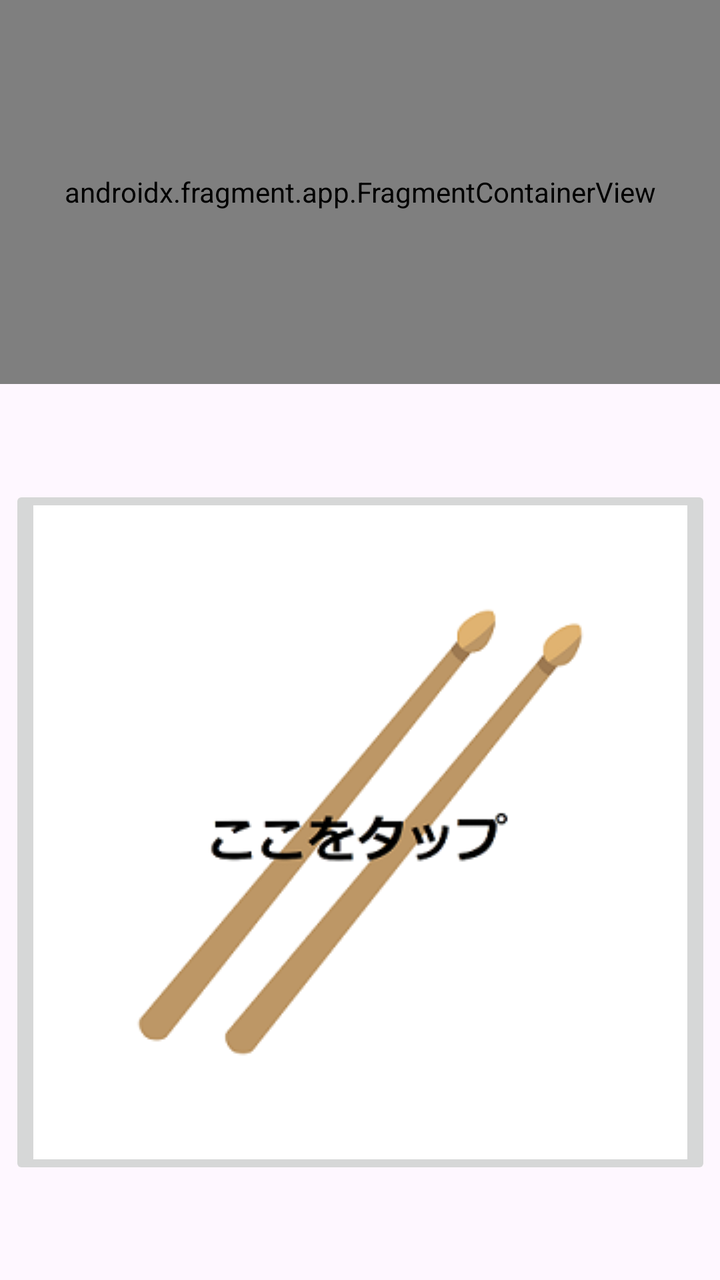
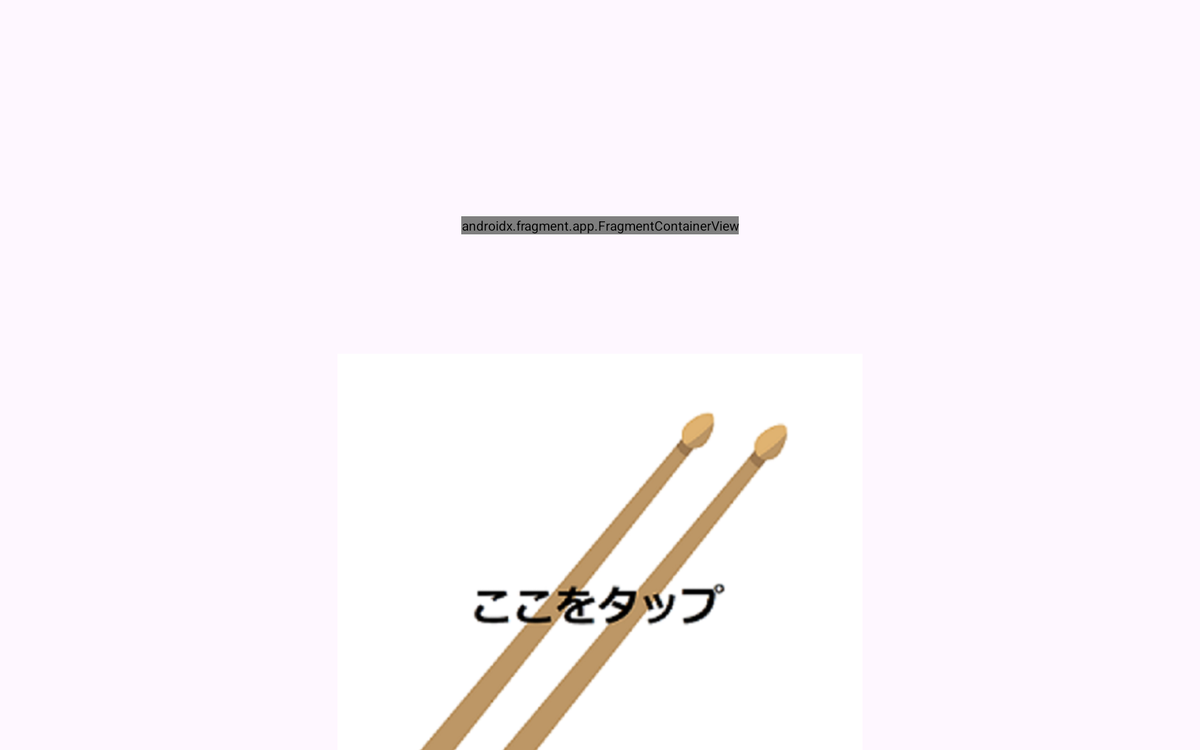

Two renders of one Android screen. The first uses the default layout on a phone; the second uses the alternative layout the repository ships for a different screen configuration, on a matching device. The two XML files are below.
<!-- AndroidManifest.xml: application theme Theme.MyPictureBook -->
<!-- res/layout/activity_main.xml -->
<?xml version="1.0" encoding="utf-8"?>
<androidx.constraintlayout.widget.ConstraintLayout xmlns:android="http://schemas.android.com/apk/res/android"
    xmlns:app="http://schemas.android.com/apk/res-auto"
    xmlns:tools="http://schemas.android.com/tools"
    android:layout_width="match_parent"
    android:layout_height="match_parent"
    tools:context=".MainActivity">

    <androidx.constraintlayout.widget.Guideline
        android:id="@+id/guideline3"
        android:layout_width="wrap_content"
        android:layout_height="wrap_content"
        android:orientation="horizontal"
        app:layout_constraintGuide_percent="0.30" />

    <androidx.fragment.app.FragmentContainerView
        android:id="@+id/fragmentContainerView2"
        android:name="jp.suntech.c22010.mypicturebook.TopFragment"
        android:layout_width="0dp"
        android:layout_height="0dp"
        app:layout_constraintBottom_toTopOf="@+id/guideline3"
        app:layout_constraintEnd_toEndOf="parent"
        app:layout_constraintStart_toStartOf="parent"
        app:layout_constraintTop_toTopOf="parent" />

    <ImageButton
        android:id="@+id/imageButton"
        android:layout_width="wrap_content"
        android:layout_height="wrap_content"
        app:layout_constraintBottom_toBottomOf="parent"
        app:layout_constraintEnd_toEndOf="parent"
        app:layout_constraintStart_toStartOf="parent"
        app:layout_constraintTop_toTopOf="@+id/guideline3"
        app:srcCompat="@drawable/sticks" />

</androidx.constraintlayout.widget.ConstraintLayout>
<!-- resources referenced by this layout -->
<resources>
  <!-- drawable sticks: png bitmap (drawable, 18062 bytes) -->
  <style name="Theme.MyPictureBook" parent="Base.Theme.MyPictureBook" />
  <style name="Base.Theme.MyPictureBook" parent="Theme.Material3.DayNight.NoActionBar">
          
          
      </style>
</resources>
<!-- res/layout-xlarge/activity_main.xml (the repository's variant of the layout above) -->
<!-- drawn on a large tablet held sideways -->
<?xml version="1.0" encoding="utf-8"?>
<androidx.constraintlayout.widget.ConstraintLayout xmlns:android="http://schemas.android.com/apk/res/android"
    xmlns:app="http://schemas.android.com/apk/res-auto"
    xmlns:tools="http://schemas.android.com/tools"
    android:layout_width="match_parent"
    android:layout_height="match_parent">

    <androidx.constraintlayout.widget.Guideline
        android:id="@+id/guideline2"
        android:layout_width="wrap_content"
        android:layout_height="wrap_content"
        android:orientation="horizontal"
        app:layout_constraintGuide_percent="0.6" />

    <ImageButton
        android:id="@+id/imageButton_xlarge"
        android:layout_width="560dp"
        android:layout_height="525dp"
        app:layout_constraintBottom_toBottomOf="parent"
        app:layout_constraintEnd_toEndOf="parent"
        app:layout_constraintStart_toStartOf="parent"
        app:layout_constraintTop_toTopOf="@+id/guideline2"
        app:srcCompat="@drawable/sticks_xlarge" />

    <androidx.fragment.app.FragmentContainerView
        android:id="@+id/fragmentContainerView3"
        android:name="jp.suntech.c22010.mypicturebook.TopFragment"
        android:layout_width="wrap_content"
        android:layout_height="wrap_content"
        app:layout_constraintBottom_toTopOf="@+id/guideline2"
        app:layout_constraintEnd_toEndOf="parent"
        app:layout_constraintStart_toStartOf="parent"
        app:layout_constraintTop_toTopOf="parent" />

</androidx.constraintlayout.widget.ConstraintLayout>
<!-- resources referenced by the variant -->
<!-- as a large tablet held sideways resolves them -->
<resources>
  <!-- drawable sticks_xlarge: png bitmap (drawable, 69031 bytes) -->
  <style name="Theme.MyPictureBook" parent="Base.Theme.MyPictureBook" />
  <style name="Base.Theme.MyPictureBook" parent="Theme.Material3.DayNight.NoActionBar">
          
          
      </style>
</resources>
